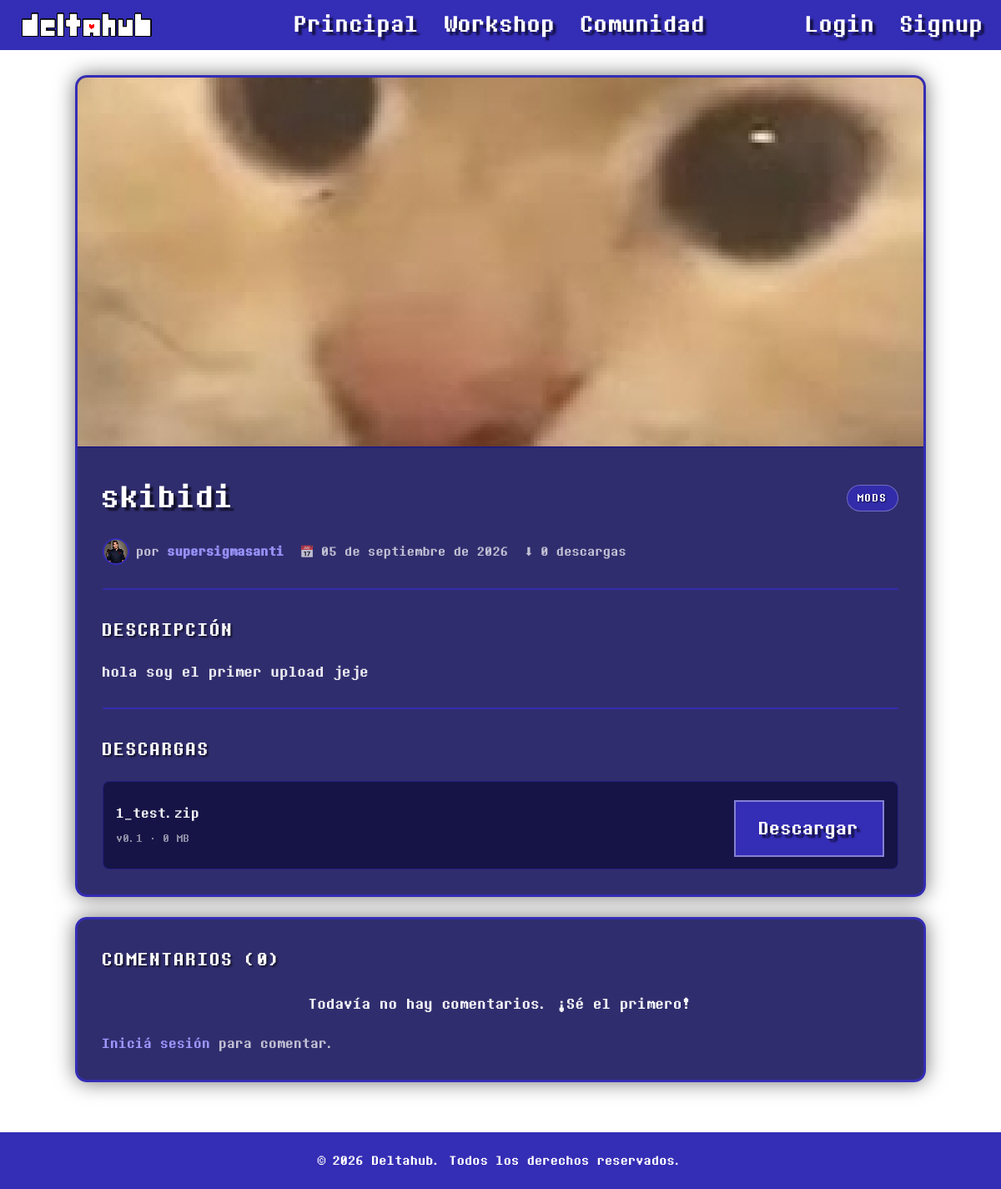
Page /item.php?id=1 on the earlier database version.
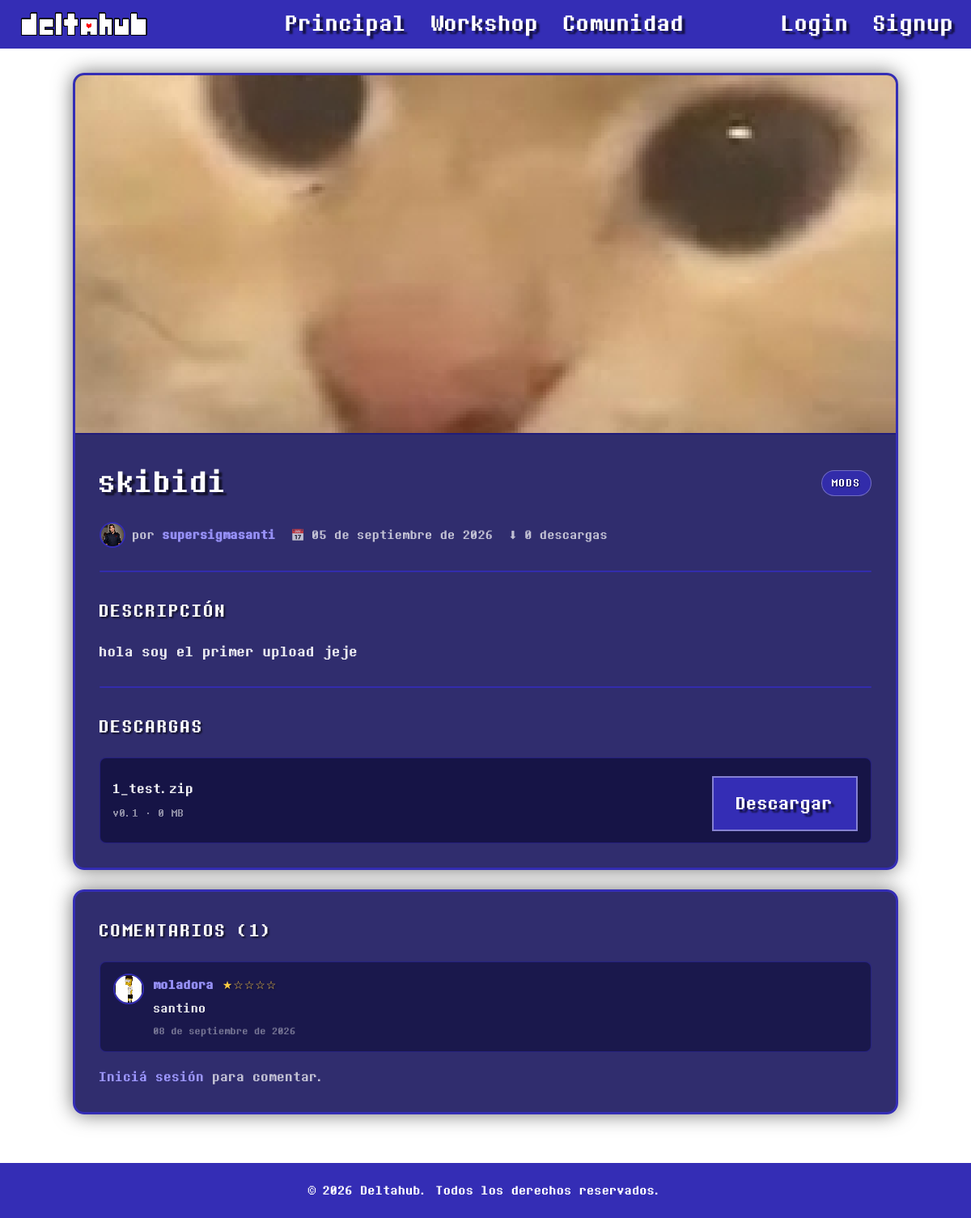
Same page on the later database version.
### tables this page shows
CREATE TABLE `archivos` (
  `id` int(11) NOT NULL,
  `item_id` int(11) NOT NULL,
  `version` varchar(20) DEFAULT NULL,
  `url_archivo` varchar(255) NOT NULL,
  `tamano_mb` decimal(6,2) DEFAULT NULL,
  `fecha_subida` datetime DEFAULT current_timestamp()
);

CREATE TABLE `comentarios` (
  `id` int(11) NOT NULL,
  `item_id` int(11) NOT NULL,
  `usuario_id` int(11) NOT NULL,
  `contenido` text NOT NULL,
  `puntuacion` tinyint(4) DEFAULT NULL CHECK (`puntuacion` between 1 and 5),
  `fecha` datetime DEFAULT current_timestamp()
);

CREATE TABLE `usuarios` (
  `id` int(11) NOT NULL,
  `nombre_usuario` varchar(50) NOT NULL,
  `email` varchar(100) NOT NULL,
  `password_hash` varchar(255) NOT NULL,
  `avatar_url` varchar(255) DEFAULT NULL,
  `fecha_registro` datetime DEFAULT current_timestamp(),
  `rol` enum('usuario','moderador','admin') DEFAULT 'usuario'
);

### item.php (the view, shortened to what the changed rows need)
<?php
require_once "config/database.php";
function fecha_espanol($fecha) {
    $meses = [
        1  => "enero",
        2  => "febrero",
        3  => "marzo",
        4  => "abril",
        5  => "mayo",
        6  => "junio",
        7  => "julio",
        8  => "agosto",
        9  => "septiembre",
        10 => "octubre",
        11 => "noviembre",
        12 => "diciembre"
    ];
    $f = new DateTime($fecha);
    return $f->format("d") . " de " . $meses[(int)$f->format("n")] . " de " . $f->format("Y");
}
$id = (int)($_GET["id"] ?? 0);
$stmt = $pdo->prepare("
    SELECT items.*, usuarios.nombre_usuario, usuarios.avatar_url, categorias.nombre AS categoria_nombre
    FROM items
    JOIN usuarios ON items.usuario_id = usuarios.id
    JOIN categorias ON items.categoria_id = categorias.id
    WHERE items.id = :id
    LIMIT 1
");
$stmt->execute([":id" => $id]);
$item = $stmt->fetch(PDO::FETCH_ASSOC);
$no_encontrado = empty($item);
$archivos = [];
$comentarios = [];
if (!$no_encontrado) {
    $stmt = $pdo->prepare("SELECT * FROM archivos WHERE item_id = :id ORDER BY fecha_subida DESC");
    $stmt->execute([":id" => $id]);
    $archivos = $stmt->fetchAll(PDO::FETCH_ASSOC);
    $stmt = $pdo->prepare("
        SELECT comentarios.*, usuarios.nombre_usuario, usuarios.avatar_url
        FROM comentarios
        JOIN usuarios ON comentarios.usuario_id = usuarios.id
        WHERE comentarios.item_id = :id
        ORDER BY comentarios.fecha DESC
    ");
    $stmt->execute([":id" => $id]);
    $comentarios = $stmt->fetchAll(PDO::FETCH_ASSOC);
}
?>
<!DOCTYPE html>
<html lang="es">
<head>
    <link rel="stylesheet" href="style.css">
</head>
<body class="workshop">
    <main class="item-layout">
        <?php if ($no_encontrado): ?>
            <div class="profile-card">
                <h1 class="profile-name">Contenido no encontrado</h1>
                <div class="profile-divider"></div>
                <p class="profile-value" style="margin-bottom:24px;">
                    Ese contenido no existe o fue eliminado.
                </p>
                <a href="workshop.php" class="btn">Volver a la workshop</a>
            </div>
        <?php else: ?>
            <article class="item-card">
                <div class="item-cover">
                    <?php if (!empty($item["imagen_portada"])): ?>
                        <img src="<?php echo htmlspecialchars($item["imagen_portada"]); ?>" alt="Portada de <?php echo htmlspecialchars($item["titulo"]); ?>">
                    <?php else: ?>
                        <div class="ws-item-thumb-placeholder">
                            <?php echo htmlspecialchars(mb_strtoupper(mb_substr($item["categoria_nombre"], 0, 4), "UTF-8")); ?>
                        </div>
                    <?php endif; ?>
                </div>
                <div class="item-body">
                    <div class="item-top">
                        <h1 class="item-title"><?php echo htmlspecialchars($item["titulo"]); ?></h1>
                        <span class="role-badge role-usuario"><?php echo htmlspecialchars($item["categoria_nombre"]); ?></span>
                    </div>
                    <div class="item-meta">
                        <div class="item-author">
                            <img
                            class="item-author-avatar"
                            src="<?php echo htmlspecialchars($item["avatar_url"]); ?>"
                            alt="Avatar de <?php echo htmlspecialchars($item["nombre_usuario"]); ?>"
                            >
                            <span>por <strong><?php echo htmlspecialchars($item["nombre_usuario"]); ?></strong></span>
                        </div>
                        <span class="item-date">📅 <?php echo htmlspecialchars(fecha_espanol($item["fecha_publicacion"])); ?></span>
                        <span class="item-downloads">⬇ <?php echo (int)$item["descargas"]; ?> descargas</span>
                    </div>
                    <div class="profile-divider"></div>
                    <h2 class="profile-subtitle">Descripción</h2>
                    <p class="item-desc"><?php echo nl2br(htmlspecialchars($item["descripcion"] ?: "Sin descripción.")); ?></p>
                    <div class="profile-divider"></div>
                    <h2 class="profile-subtitle">Descargas</h2>
                    <?php if (empty($archivos)): ?>
                        <p class="profile-value">Este contenido todavía no tiene archivos disponibles.</p>
                    <?php else: ?>
                        <div class="item-files">
                            <?php foreach ($archivos as $archivo): ?>
                                <div class="file-row">
                                    <div class="file-info">
                                        <span class="file-name">
                                            <?php echo htmlspecialchars(basename($archivo["url_archivo"])); ?>
                                        </span>
                                        <span class="file-detail">v<?php echo htmlspecialchars($archivo["version"] ?? "1.0"); ?> · <?php echo (float)$archivo["tamano_mb"]; ?> MB</span>
                                    </div>
                                    <a href="descargar.php?id=<?php echo (int)$item["id"]; ?>" class="btn btn-download">Descargar</a>
                                </div>
                            <?php endforeach; ?>
                        </div>
                    <?php endif; ?>
                </div>
            </article>
            <section class="comments-card" id="comentarios">
                <h2 class="profile-subtitle">
                    Comentarios (<?php echo count($comentarios); ?>)
                </h2>
                <?php if (empty($comentarios)): ?>
                    <p class="profile-value" style="margin-bottom:16px;">
                        Todavía no hay comentarios. ¡Sé el primero!
                    </p>
                <?php else: ?>
                    <div class="comment-list">
                        <?php foreach ($comentarios as $comentario):
                            $avatar = empty($comentario["avatar_url"]) ? "uploads/avatars/default.jpg" : $comentario["avatar_url"];
                        ?>
                            <div class="comment-item">
                                <img class="comment-avatar" src="<?php echo htmlspecialchars($avatar); ?>" alt="Avatar de <?php echo htmlspecialchars($comentario["nombre_usuario"]); ?>">
                                <div class="comment-body">
                                    <div class="comment-head">
                                        <span class="comment-author"><strong><?php echo htmlspecialchars($comentario["nombre_usuario"]); ?></strong></span>
                                        <?php if (!empty($comentario["puntuacion"])): ?>
                                            <span class="comment-stars">
                                                <?php
                                                    $c = (int)$comentario["puntuacion"];
                                                    echo str_repeat("★", $c) . str_repeat("☆", 5 - $c);
                                                ?>
                                            </span>
                                        <?php endif; ?>
                                    </div>
                                    <p class="comment-text"><?php echo nl2br(htmlspecialchars($comentario["contenido"])); ?></p>
                                    <span class="comment-date"><?php echo htmlspecialchars(fecha_espanol($comentario["fecha"])); ?></span>
                                </div>
                            </div>
                        <?php endforeach; ?>
                    </div>
                <?php endif; ?>
                <?php if (isset($_SESSION["usuario_id"])): ?>
                    <div class="profile-divider"></div>
                    <form class="item-form" action="item.php?id=<?php echo (int)$item["id"]; ?>#comentarios" method="POST">
                        <label class="profile-label" for="contenido">Dejá tu comentario</label>
                        <textarea id="contenido" name="contenido" rows="3" maxlength="1000" placeholder="Contá tu opinión sobre este contenido..." required></textarea>
                        <label class="profile-label" for="puntuacion">Puntuación (opcional)</label>
                        <select id="puntuacion" name="puntuacion">
                            <option value="">Sin puntuar</option>
                            <option value="5">★★★★★</option>
                            <option value="4">★★★★☆</option>
                            <option value="3">★★★☆☆</option>
                            <option value="2">★★☆☆☆</option>
                            <option value="1">★☆☆☆☆</option>
                        </select>
                        <button type="submit" class="btn">Publicar comentario</button>
                    </form>
                <?php else: ?>
                    <p class="switch" style="margin-top:16px;">
                        <a href="login.html">Iniciá sesión</a> para comentar.
                    </p>
                <?php endif; ?>
            </section>
        <?php endif; ?>
    </main>
</body>
</html>

Differences in the rows shown:
added comentarios: usuario.avatar_url (placeholder picture), usuario.nombre_usuario "moladora", puntuacion "★", puntuacion "☆☆☆☆", contenido "santino", fecha "08 de septiembre de 2026"
Other differences:
count($comentarios): "0" → "1"
text no longer shown: "Todavía no hay comentarios. ¡Sé el primero!"
